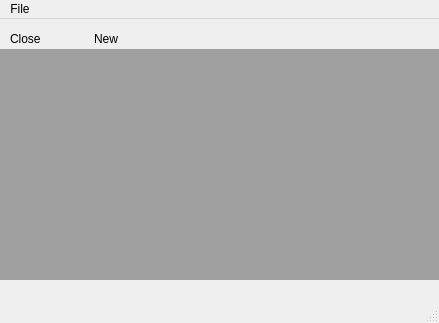
<?xml version="1.0" encoding="UTF-8"?>
<ui version="4.0">
 <class>MainWindow</class>
 <widget class="QMainWindow" name="MainWindow">
  <property name="geometry">
   <rect>
    <x>0</x>
    <y>0</y>
    <width>439</width>
    <height>323</height>
   </rect>
  </property>
  <property name="windowTitle">
   <string>MainWindow</string>
  </property>
  <widget class="QWidget" name="centralwidget">
   <widget class="QMdiArea" name="mdiArea">
    <property name="geometry">
     <rect>
      <x>0</x>
      <y>30</y>
      <width>441</width>
      <height>231</height>
     </rect>
    </property>
   </widget>
   <widget class="QWidget" name="">
    <property name="geometry">
     <rect>
      <x>10</x>
      <y>10</y>
      <width>161</width>
      <height>19</height>
     </rect>
    </property>
    <layout class="QHBoxLayout" name="horizontalLayout">
     <item>
      <widget class="QLabel" name="label">
       <property name="text">
        <string>Close</string>
       </property>
      </widget>
     </item>
     <item>
      <widget class="QLabel" name="label_2">
       <property name="text">
        <string>New</string>
       </property>
      </widget>
     </item>
    </layout>
   </widget>
  </widget>
  <widget class="QMenuBar" name="menubar">
   <property name="geometry">
    <rect>
     <x>0</x>
     <y>0</y>
     <width>439</width>
     <height>22</height>
    </rect>
   </property>
   <widget class="QMenu" name="menuFile">
    <property name="title">
     <string>File</string>
    </property>
    <addaction name="actionNew"/>
    <addaction name="actionClose"/>
   </widget>
   <addaction name="menuFile"/>
  </widget>
  <widget class="QStatusBar" name="statusbar"/>
  <action name="actionNew">
   <property name="text">
    <string>New</string>
   </property>
  </action>
  <action name="actionClose">
   <property name="text">
    <string>Close</string>
   </property>
  </action>
 </widget>
 <resources/>
 <connections/>
</ui>
